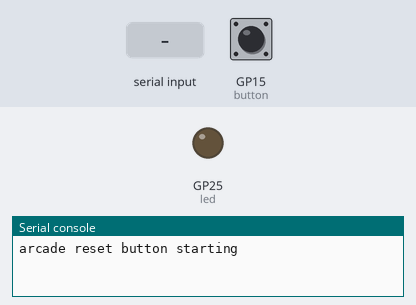
This program was run on a simulated Raspberry Pi Pico running CircuitPython. On the bench: output pins drawn as LEDs (lit = HIGH), the last lines printed to the serial console. Dashed ring = blinking. The inputs (shaded band) are chosen by the test bench; at power-on: GP15 (button) LOW. A reset restarts the program; USB keyboard and mouse output is not drawn.

Above: at 1.2 s.
1.3 s: GP15 (button) pulled HIGH for 0.15 s
At 1.8 s:
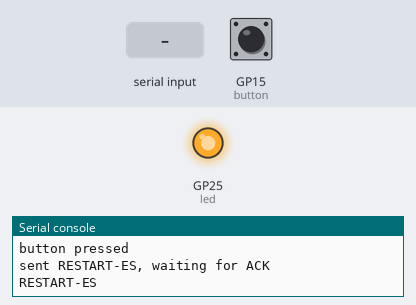
2.9 s: "ACK\n" received over the second serial link
At 3.13 s:
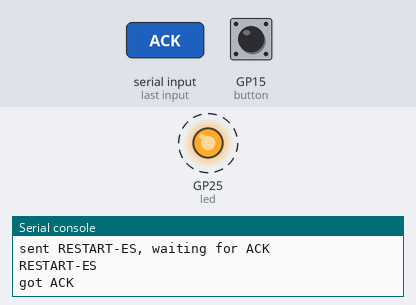
5.9 s: GP15 (button) pulled HIGH for 1 s
At 7.3 s:
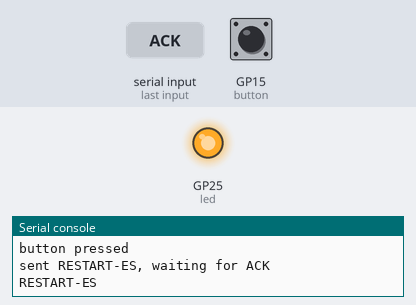
Timing chart, 0 to 24.0 s (numbered marks = the images above; inputs shaded):
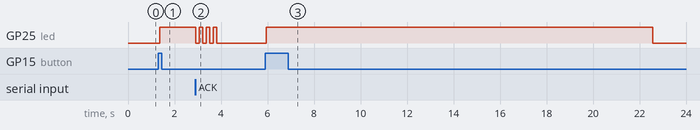

Measured:
- after the input at 1.3 s, GP25 (led): LOW → HIGH after 0.06 s
- after the input at 2.9 s, GP25 (led): alternates HIGH for 0.15 s and LOW for 0.15 s, 7 changes in all, then stays LOW, starting at once
- after the input at 5.9 s, GP25 (led): LOW → HIGH after 0.05 s, → LOW 16.6 s later

The program:

code.py
```python
# Arcade box reset button (RP2040, CircuitPython, button on GP15 to 3V3).
#
# Short press: ask the box (over the USB data serial port, see boot.py) to
#   restart EmulationStation, killing any running game. The arcade-button
#   service on the box answers "ACK" right away.
# No ACK within ACK_TIMEOUT, or button held for HOLD_FOR_REBOOT: the box is
#   wedged, so fall back to the kernel's magic SysRq R-E-I-S-U-B safe reboot.
#
# Needs adafruit_hid in /lib. The LED is on while a request is pending and
# blinks once the box has acknowledged it.
import time

import board
import digitalio
import microcontroller
import usb_cdc
import usb_hid
from adafruit_hid.keyboard import Keyboard
from adafruit_hid.keycode import Keycode

ACK_TIMEOUT = 3.0      # seconds to wait for the box to answer
HOLD_FOR_REBOOT = 5.0  # holding the button this long always reboots
HEARTBEAT = 0          # seconds between status lines on the REPL console (0 = off)
# For testing on a laptop: print instead of typing Alt+SysRq+REISUB (which
# would reboot whatever machine the Pico is plugged into). False on the box.
DRY_RUN = False

kbd = Keyboard(usb_hid.devices)
link = usb_cdc.data    # None if boot.py hasn't enabled the data port

button = digitalio.DigitalInOut(board.GP15)
button.direction = digitalio.Direction.INPUT
button.pull = digitalio.Pull.DOWN

led = digitalio.DigitalInOut(board.LED)
led.direction = digitalio.Direction.OUTPUT


def tap(key):
    kbd.press(key)
    time.sleep(0.1)
    kbd.release(key)
    time.sleep(0.1)


def reisub():
    """Alt+SysRq+R,E,I,S,U,B: the kernel syncs, remounts read-only and reboots."""
    led.value = True
    if DRY_RUN:
        print("REISUB (dry run: no keys sent)")
        time.sleep(2)
        led.value = False
        return
    print("REISUB: sending Alt+SysRq+R,E,I,S,U,B")
    kbd.press(Keycode.ALT, Keycode.PRINT_SCREEN)
    for key in (Keycode.R, Keycode.E, Keycode.I):
        tap(key)
    tap(Keycode.S)
    time.sleep(1)      # give the sync and remount a moment before rebooting
    tap(Keycode.U)
    time.sleep(1)
    tap(Keycode.B)
    kbd.release_all()
    time.sleep(10)
    microcontroller.reset()


def ask_box_to_restart():
    """Send the restart request; True if the box acknowledged it in time."""
    if link is None:
        print("no data port (boot.py not applied?)")
        return False
    if not link.connected:                   # nothing is listening on the box
        print("data port not connected (nothing has it open)")
        return False
    print("sent RESTART-ES, waiting for ACK")
    link.reset_input_buffer()
    link.write(b"RESTART-ES\n")
    reply = b""
    deadline = time.monotonic() + ACK_TIMEOUT
    while time.monotonic() < deadline:
        if link.in_waiting:
            reply += link.read(link.in_waiting)
            if b"ACK" in reply:
                print("got ACK")
                return True
        time.sleep(0.02)
    print(f"no ACK within {ACK_TIMEOUT}s (got {repr(reply)})")
    return False


def blink(times):
    for _ in range(times):
        led.value = False
        time.sleep(0.15)
        led.value = True
        time.sleep(0.15)
    led.value = False


def heartbeat():
    if link is None:
        data = "missing"
    else:
        data = "connected" if link.connected else "not connected"
    print(f"heartbeat t={time.monotonic():.0f} button={button.value} data port={data}"
          f"{' DRY_RUN' if DRY_RUN else ''}")


print("arcade reset button starting")
next_beat = 0.0
while True:
    if HEARTBEAT and time.monotonic() >= next_beat:
        heartbeat()
        next_beat = time.monotonic() + HEARTBEAT
    if not button.value:
        time.sleep(0.02)
        continue
    time.sleep(0.05)               # debounce
    if not button.value:
        continue

    pressed_at = time.monotonic()
    print("button pressed")
    led.value = True
    if not ask_box_to_restart():
        reisub()                   # never returns (unless DRY_RUN)
        while button.value:
            time.sleep(0.02)
        continue
    blink(3)
    while button.value:            # still holding: escalate to a hard reboot
        if time.monotonic() - pressed_at >= HOLD_FOR_REBOOT:
            reisub()
        time.sleep(0.02)
    time.sleep(0.5)
```
